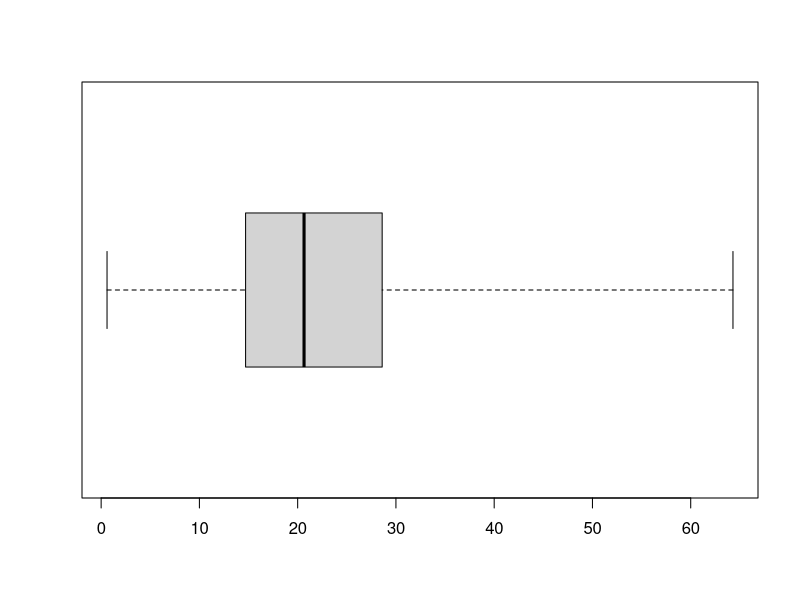
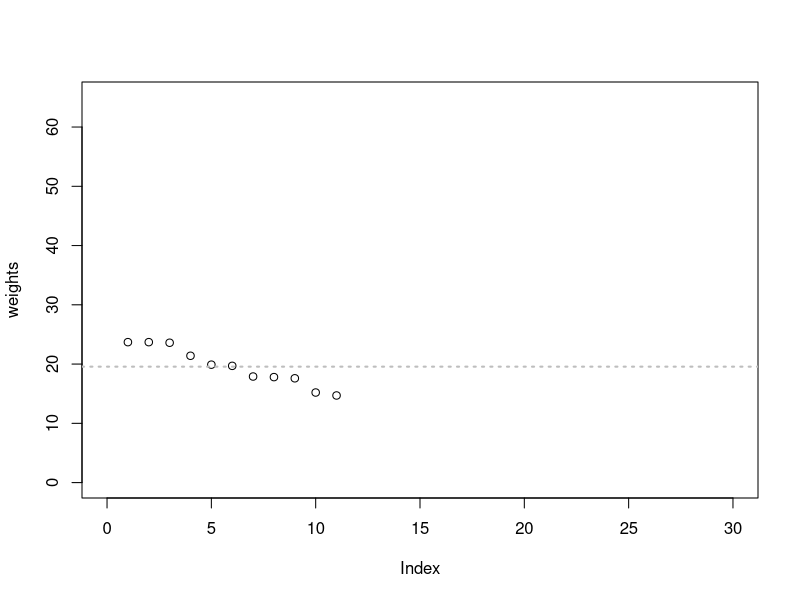
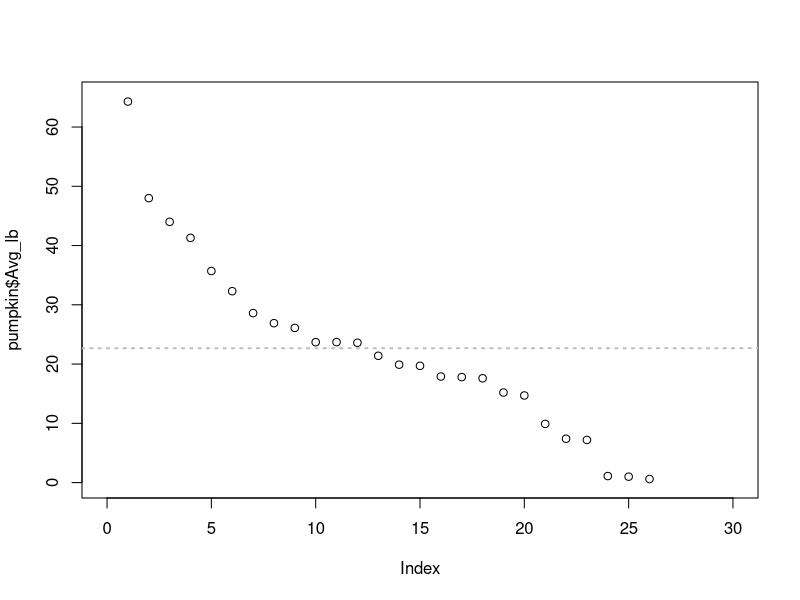
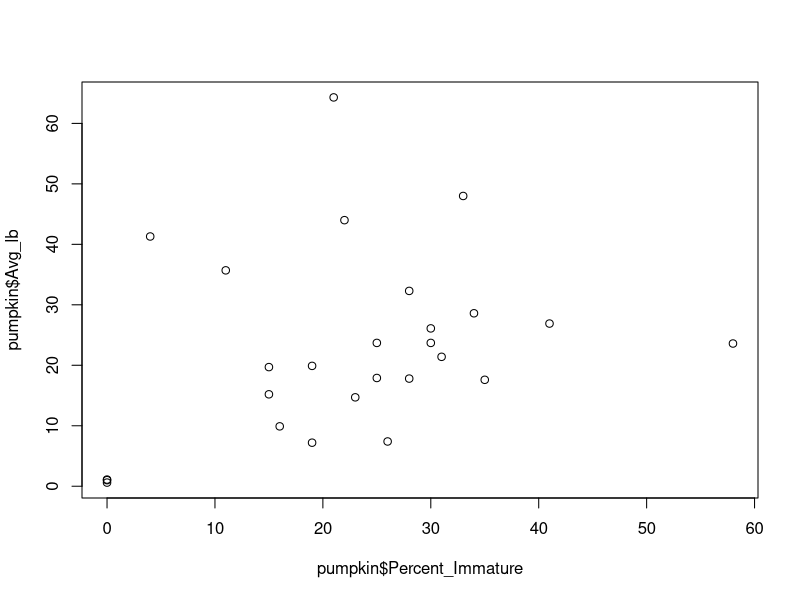
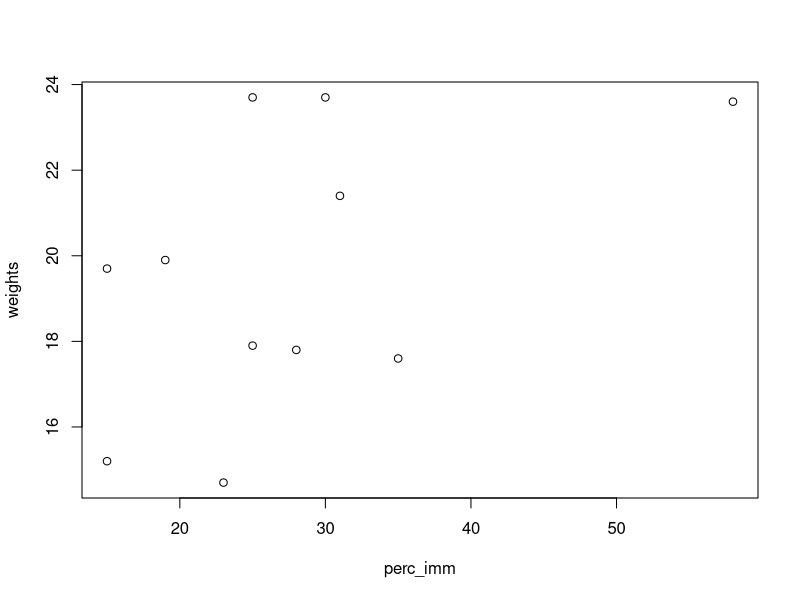

The R script that drew these images, in order:
## ---- chunk 1
knitr::opts_chunk$set(warning = FALSE)
knitr::opts_chunk$set(message = FALSE)
## ---- chunk 2
weights <- c(23.7,23.7,23.6,21.4,19.9,19.7,    # Medium category only
            17.9,17.8,17.6,15.2,14.7)
meanw <- mean(weights)    # mean
medw <- median(weights)   # median
cat("mean=", meanw, "median=", medw, "\n")
sd(weights)    # standard deviation
range <- max(weights) - min(weights)  # range
range
## ---- chunk 3
getmode <- function(v) {
  uv <- unique(v)
  uv[which.max(tabulate(match(v, uv)))]
}
getmode(weights)
## ---- chunk 4
tapply(mtcars$mpg,INDEX=mtcars$cyl,FUN=mean)
## ---- chunk 5
# read the data
setwd("d:/fscj/WorkingConnections/WWC22-R/WWC2022/workbooks/day2")
pumpkin <- read.csv("pumpkin.csv")
# set the column names
names(pumpkin) <- c("Size","Num_Immature_Acre",
                    "Percent_Immature","Avg_lb")
# find the mean per size category
result <- tapply(pumpkin$Avg_lb,INDEX=pumpkin$Size,FUN=mean)
# it's alphabetical, sort it numerically
sort(result,decreasing=TRUE)
# use the custom getmode function to find the mode per size category 
result <- tapply(pumpkin$Avg_lb,INDEX=pumpkin$Size,FUN=getmode)
# sort it
sort(result,decreasing=TRUE)
## ---- chunk 6
quantile(pumpkin$Avg_lb)
## ---- chunk 7
boxplot(pumpkin$Avg_lb, horizontal=T, range=0)
## ---- chunk 8
var(weights)         # variance of medium pumpkin category
var(pumpkin$Avg_lb)  # variance of all pumpkin weight categories

# plot the data to visualize it!
plot(weights, xlim=c(0,30), ylim=c(0,65))
abline(h=mean(weights),lwd=2,lty=3, col="gray")

plot(pumpkin$Avg_lb, xlim=c(0,30), ylim=c(0,65))
abline(h=mean(pumpkin$Avg_lb),lwd=2,lty=3, col="gray")
## ---- chunk 9
# show covariance, correlation and scatter plot for all pumpkins
# percent immature vs. weight
cov(pumpkin$Percent_Immature,pumpkin$Avg_lb)
cor(pumpkin$Percent_Immature,pumpkin$Avg_lb)
plot(pumpkin$Percent_Immature,pumpkin$Avg_lb)

# show covariance, correlation and scatter plot for medium category
# percent immature vs. weight
perc_imm <- pumpkin[10:20,3]
cov(perc_imm,weights)
cor(perc_imm,weights)
plot(perc_imm,weights)
